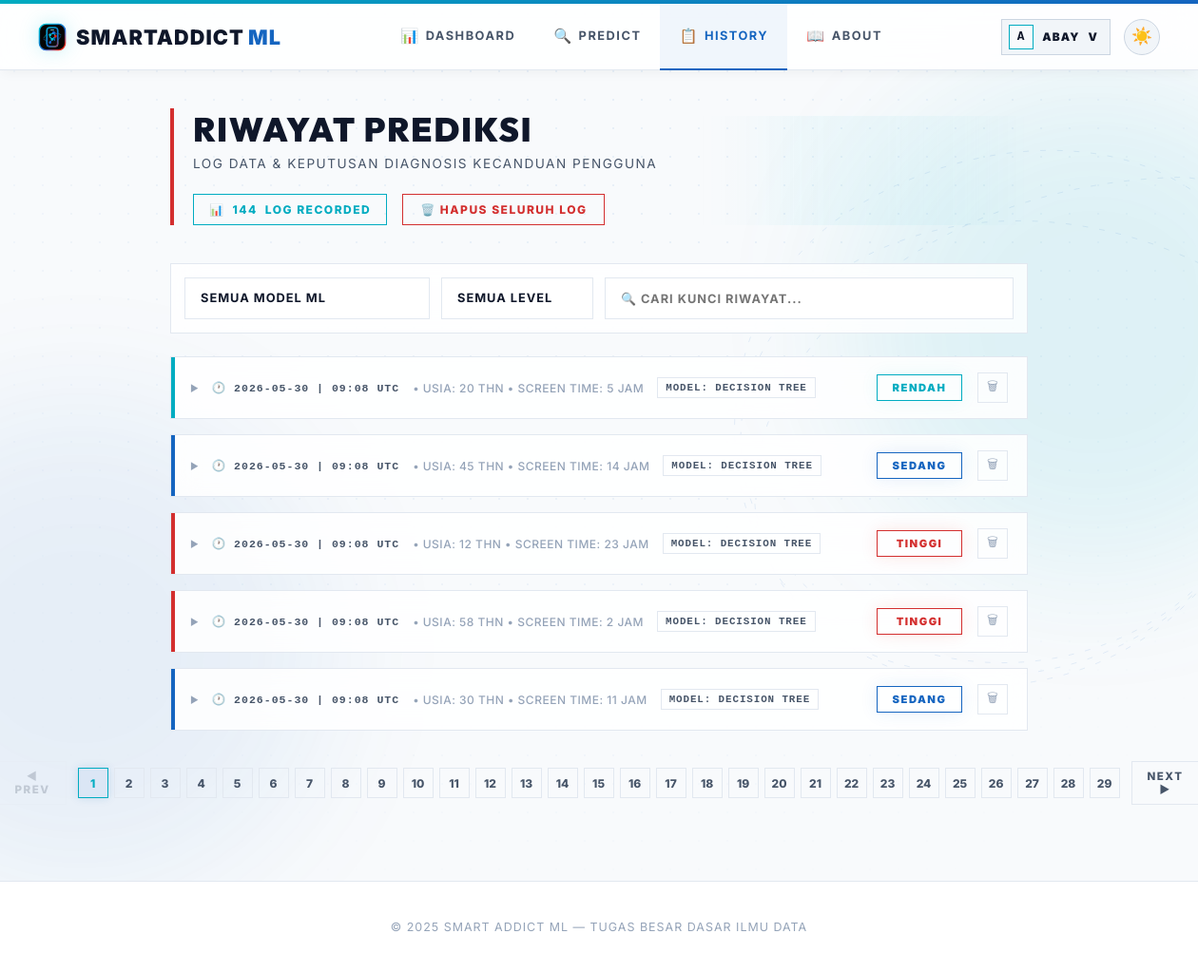
Before: /history (signed in) with the older database file.
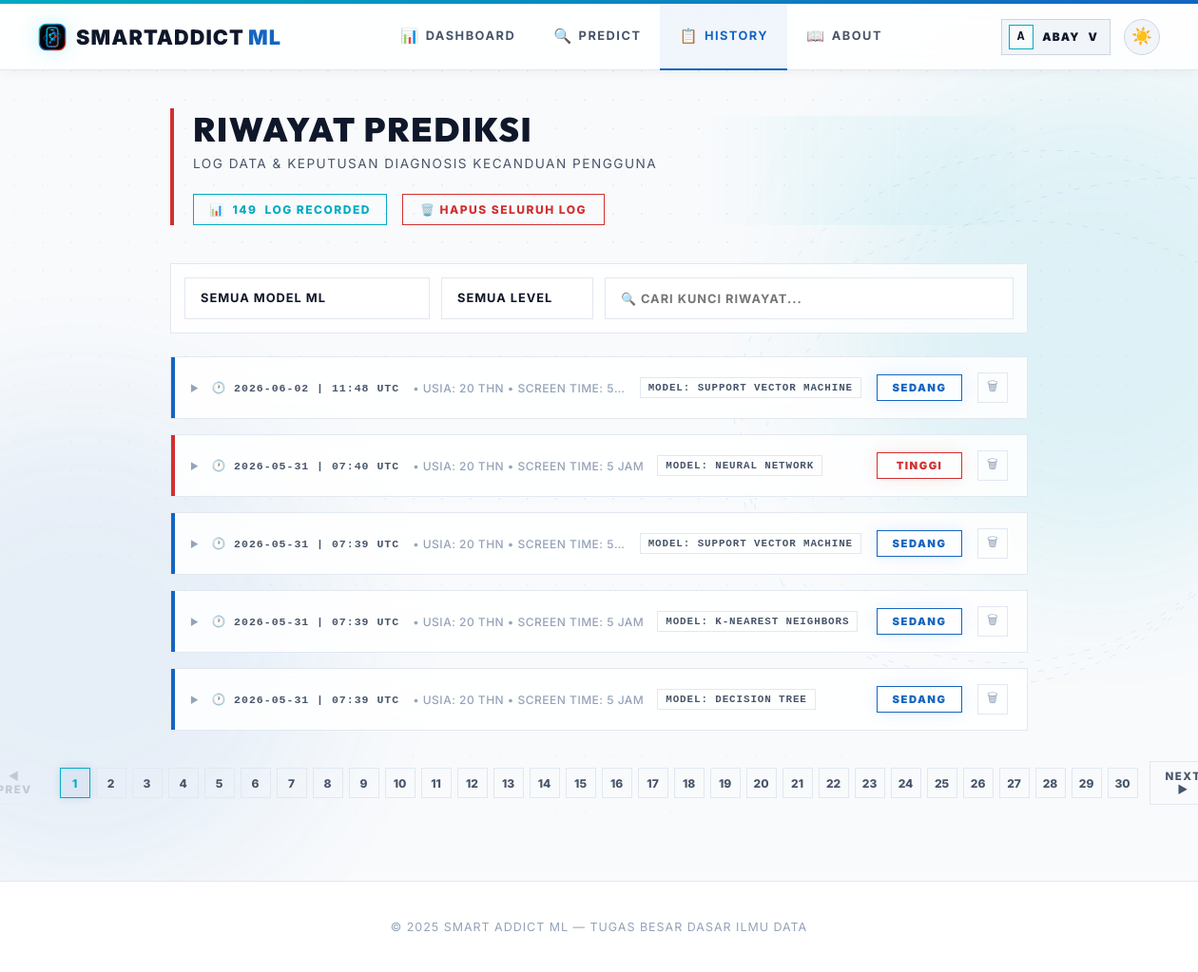
After: the same page with the newer database file.
### app_dynamic.py (models this page shows)
class Prediction(db.Model):
    id = db.Column(db.Integer, primary_key=True)
    user_id = db.Column(db.Integer, db.ForeignKey('user.id'), nullable=False)
    model_name = db.Column(db.String(50), nullable=False)
    input_values = db.Column(db.Text, nullable=False)  # JSON string
    result = db.Column(db.String(20), nullable=False)
    prediction_raw = db.Column(db.Integer, nullable=False)
    timestamp = db.Column(db.DateTime, default=datetime.utcnow)
    @property
    def input_list(self):
        return json.loads(self.input_values)

### app_dynamic.py (the view)
@app.route("/history")
@login_required
def history_page():
    user_preds = Prediction.query.filter_by(user_id=current_user.id).order_by(Prediction.timestamp.desc()).all()
    return render_template("history.html", predictions=user_preds, active_page='history')

### app_dynamic.py (called while the page is built)
@app.after_request
def add_no_cache(response):
    response.headers['Cache-Control'] = 'no-store, no-cache, must-revalidate, max-age=0'
    response.headers['Pragma'] = 'no-cache'
    response.headers['Expires'] = '0'
    return response

@login_manager.user_loader
def load_user(user_id):
    return db.session.get(User, int(user_id))

    @property
    def is_admin(self):
        return self.role == 'admin'

### templates/history.html (shortened to what this page needs)
{% extends "base.html" %}
{% block content %}
<main class="content">
    <div class="page-header">
        <h1>RIWAYAT PREDIKSI</h1>
        <p>LOG DATA & KEPUTUSAN DIAGNOSIS KECANDUAN PENGGUNA</p>
        {% if predictions %}
        <div class="header-actions">
            <div class="count-badge">📊 <span id="visibleCount">{{ predictions|length }}</span> LOG RECORDED</div>
            <form method="post" action="{{ url_for('user.clear_my_history') }}" style="display:inline" onsubmit="return confirm('APAKAH ANDA YAKIN INGIN MENGHAPUS SELURUH LOG RIWAYAT?')">
                <button type="submit" class="btn-danger">🗑️ HAPUS SELURUH LOG</button>
            </form>
        </div>
        {% endif %}
    </div>
    {% if predictions %}
    <div class="filter-bar">
        <select id="filterModel" onchange="applyFilters()">
            <option value="">SEMUA MODEL ML</option>
        </select>
        <select id="filterLevel" onchange="applyFilters()">
            <option value="">SEMUA LEVEL</option>
        </select>
        <input type="text" id="filterSearch" placeholder="🔍 CARI KUNCI RIWAYAT..." oninput="applyFilters()">
    </div>
    <div class="history-list" id="historyList">
        {% for entry in predictions %}
        {% set level_class = 'level-rendah' if entry.result == 'Rendah' else ('level-sedang' if entry.result == 'Sedang' else 'level-tinggi') %}
        {% set inputs = entry.input_list %}
        <div class="history-card {{ level_class }}" style="animation-delay: {{ loop.index0 * 0.05 }}s" data-model="{{ entry.model_name }}" data-level="{{ entry.result }}" data-text="{{ entry.model_name }} {{ entry.result }} {{ entry.timestamp }}">
            <div class="history-main-row" onclick="toggleCard(this.closest('.history-card'))">
                <div class="toggle-area">
                    <span class="expand-icon">▶</span>
                    <span class="history-timestamp">🕐 {{ entry.timestamp.strftime('%Y-%m-%d | %H:%M UTC') }}</span>
                    {% set is_new = inputs|length >= 10 %}
                    <span class="history-summary-text">
                        {% if is_new %}
                            • Usia: {{ inputs[0] | round | int }} thn • Screen Time: {{ inputs[2] | round | int }} jam
                        {% else %}
                            • Data: {{ inputs | length }} fitur
                        {% endif %}
                    </span>
                    <span class="history-model-chip">MODEL: {{ entry.model_name | upper }}</span>
                </div>
                <div class="result-badge {{ level_class }}">{{ entry.result }}</div>
                        <form method="post" action="{{ url_for('user.delete_prediction', pred_id=entry.id) }}" onsubmit="return confirm('HAPUS LOG DIAGNOSIS INI?')" onclick="event.stopPropagation()">
                    <button type="submit" class="delete-btn" title="Hapus Log">🗑</button>
                </form>
            </div>
        </div>
        {% endfor %}
    </div>
    <div class="pagination-container" id="paginationContainer">
        <button class="pager-btn" id="prevBtn" onclick="changePage(-1)">◀ PREV</button>
        <div class="page-numbers" id="pageNumbers"></div>
        <button class="pager-btn" id="nextBtn" onclick="changePage(1)">NEXT ▶</button>
    </div>
    {% endif %}
</main>
{% endblock %}

Changed rows visible on the page:
no longer on this page (row unchanged): Prediction: timestamp "2026-05-30 | 09:08 UTC", inputs "20", inputs "5", model_name "DECISION TREE", result "RENDAH"
no longer on this page (row unchanged): Prediction: timestamp "2026-05-30 | 09:08 UTC", inputs "45", inputs "14", model_name "DECISION TREE", result "SEDANG"
no longer on this page (row unchanged): Prediction: timestamp "2026-05-30 | 09:08 UTC", inputs "12", inputs "23", model_name "DECISION TREE", result "TINGGI"
no longer on this page (row unchanged): Prediction: timestamp "2026-05-30 | 09:08 UTC", inputs "58", prediction_raw "2", model_name "DECISION TREE", result "TINGGI"
no longer on this page (row unchanged): Prediction: timestamp "2026-05-30 | 09:08 UTC", inputs "30", inputs "11", model_name "DECISION TREE", result "SEDANG"
added Prediction: timestamp "2026-06-02 | 11:48 UTC", inputs "20", inputs "5…", model_name "SUPPORT VECTOR MACHINE", result "SEDANG"
added Prediction: timestamp "2026-05-31 | 07:40 UTC", inputs "20", inputs "5", model_name "NEURAL NETWORK", result "TINGGI"
added Prediction: timestamp "2026-05-31 | 07:39 UTC", inputs "20", inputs "5…", model_name "SUPPORT VECTOR MACHINE", result "SEDANG"
added Prediction: timestamp "2026-05-31 | 07:39 UTC", inputs "20", inputs "5", model_name "K-NEAREST NEIGHBORS", result "SEDANG"
added Prediction: timestamp "2026-05-31 | 07:39 UTC", inputs "20", inputs "5", model_name "DECISION TREE", result "SEDANG"
Other visible differences:
{{ predictions|length }}: "144" → "149"
